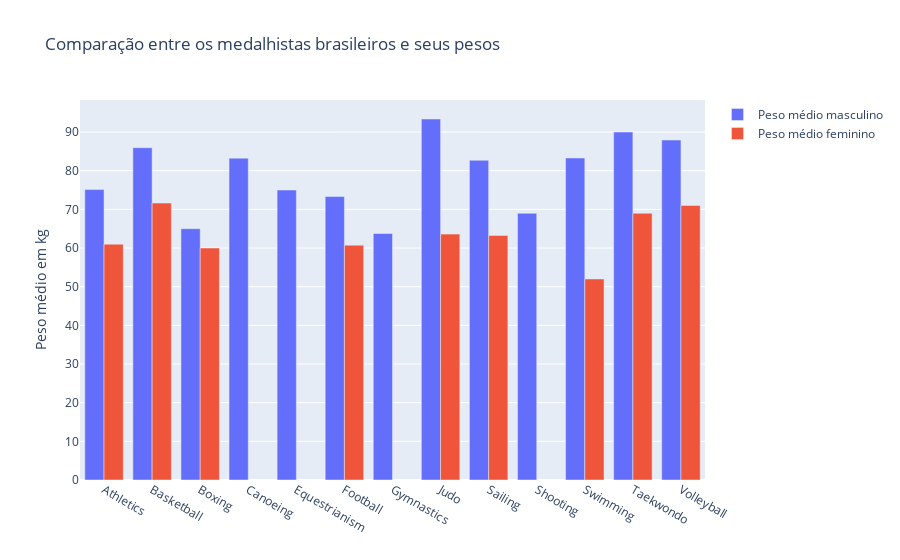

Source (notebook cell):
### Markdown cell above
Agora gere um gráfico semelhante ilustrando o peso dos atletas.

### Code cell
brazil_with_medals_masculine_by_sport_and_weight = brazil_with_medals_masculine.groupby(["Sport"])["Weight"].mean()

brazil_with_medals_feminine_by_sport_and_weight = brazil_with_medals_feminine.groupby(["Sport"])["Weight"].mean()

data = pd.merge(
    brazil_with_medals_masculine_by_sport_and_weight,
    brazil_with_medals_feminine_by_sport_and_weight,
    how='left',
    left_index = True,
    right_index = True,
)

data.columns = ['Peso médio masculino', 'Peso médio feminino']

data.reset_index(inplace=True)

fig = px.bar(
    title = 'Comparação entre os medalhistas brasileiros e seus pesos',
    barmode ='group'
)

fig.add_bar(
    x = data['Sport'],
    y = data['Peso médio masculino'],
    name = 'Peso médio masculino'
)

fig.add_bar(
    x = data['Sport'],
    y = data['Peso médio feminino'],
    name = 'Peso médio feminino'
)

fig.update_yaxes(title_text='Peso médio em kg')

fig.show()

### Figure 1 — Plotly figure (JSON) as saved in the notebook; plotly's stock layout.template omitted (floating-point values rounded to 4 significant figures)
{"data": [{"name": "Peso médio masculino", "type": "bar", "x": ["Athletics", "Basketball", "Boxing", "Canoeing", "Equestrianism", "Football", "Gymnastics", "Judo", "Sailing", "Shooting", "Swimming", "Taekwondo", "Volleyball"], "y": [75.12, 85.95, 65, 83.25, 75, 73.32, 63.75, 93.38, 82.7, 69, 83.29, 90, 87.93]}, {"name": "Peso médio feminino", "type": "bar", "x": ["Athletics", "Basketball", "Boxing", "Canoeing", "Equestrianism", "Football", "Gymnastics", "Judo", "Sailing", "Shooting", "Swimming", "Taekwondo", "Volleyball"], "y": [61, 71.62, 60, null, null, 60.74, null, 63.6, 63.25, null, 52, 69, 71.02]}], "layout": {"barmode": "group", "legend": {"tracegroupgap": 0}, "title": {"text": "Comparação entre os medalhistas brasileiros e seus pesos"}, "xaxis": {"anchor": "y", "domain": [0, 1]}, "yaxis": {"anchor": "x", "domain": [0, 1], "title": {"text": "Peso médio em kg"}}}}
